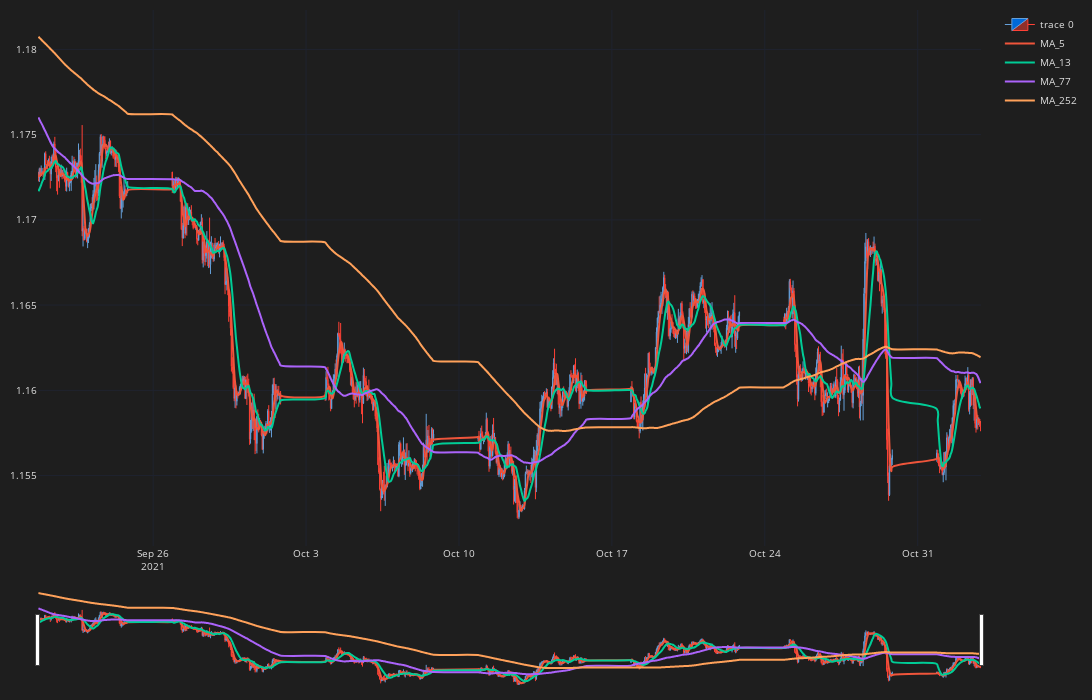

Notebook code cell kept with this figure:
### Code cell
fig = go.Figure()
fig.add_trace(go.Candlestick(
    x=df_plot.time, open = df_plot.mid_o, high = df_plot.mid_h, low = df_plot.mid_l, close = df_plot.mid_c,
    line=dict(width=1), opacity=1,
    increasing_fillcolor="#0069d9",
    increasing_line_color="#659fd8"
))
for ma in ma_list:
    col=f"MA_{ma}"
    fig.add_trace(go.Scatter(x=df_plot.time,
        y=df_plot[col],
        line=dict(width=2),
        line_shape="spline",
        name=col))
fig.update_layout(width=1200,height=700,
    margin= dict(l=10,r=10,b=10,t=10),
    font=dict(size=10,color="#e1e1e1"),
    paper_bgcolor ="#1e1e1e",
    plot_bgcolor ="#1e1e1e",)
fig.update_xaxes(
    gridcolor ="#1f232f",
    showgrid=True
)
fig.update_yaxes(
    gridcolor ="#1f232f",
    showgrid=True
)

fig.show()

### Figure 1 — Plotly figure (JSON) as saved in the notebook; plotly's stock layout.template omitted (floating-point values rounded to 4 significant figures; data arrays with more than 128 entries replaced by an {"elided": "..."} marker saying what was removed)
{"data": [{"close": {"elided": "748 float values"}, "high": {"elided": "748 float values"}, "increasing": {"fillcolor": "#0069d9", "line": {"color": "#659fd8"}}, "line": {"width": 1}, "low": {"elided": "748 float values"}, "opacity": 1, "open": {"elided": "748 float values"}, "type": "candlestick", "x": {"elided": "748 str values"}}, {"line": {"shape": "spline", "width": 2}, "name": "MA_5", "type": "scatter", "x": {"elided": "748 str values"}, "y": {"elided": "748 float values"}}, {"line": {"shape": "spline", "width": 2}, "name": "MA_13", "type": "scatter", "x": {"elided": "748 str values"}, "y": {"elided": "748 float values"}}, {"line": {"shape": "spline", "width": 2}, "name": "MA_77", "type": "scatter", "x": {"elided": "748 str values"}, "y": {"elided": "748 float values"}}, {"line": {"shape": "spline", "width": 2}, "name": "MA_252", "type": "scatter", "x": {"elided": "748 str values"}, "y": {"elided": "748 float values"}}], "layout": {"font": {"color": "#e1e1e1", "size": 10}, "height": 700, "margin": {"b": 10, "l": 10, "r": 10, "t": 10}, "paper_bgcolor": "#1e1e1e", "plot_bgcolor": "#1e1e1e", "width": 1200, "xaxis": {"gridcolor": "#1f232f", "showgrid": true}, "yaxis": {"gridcolor": "#1f232f", "showgrid": true}}}
